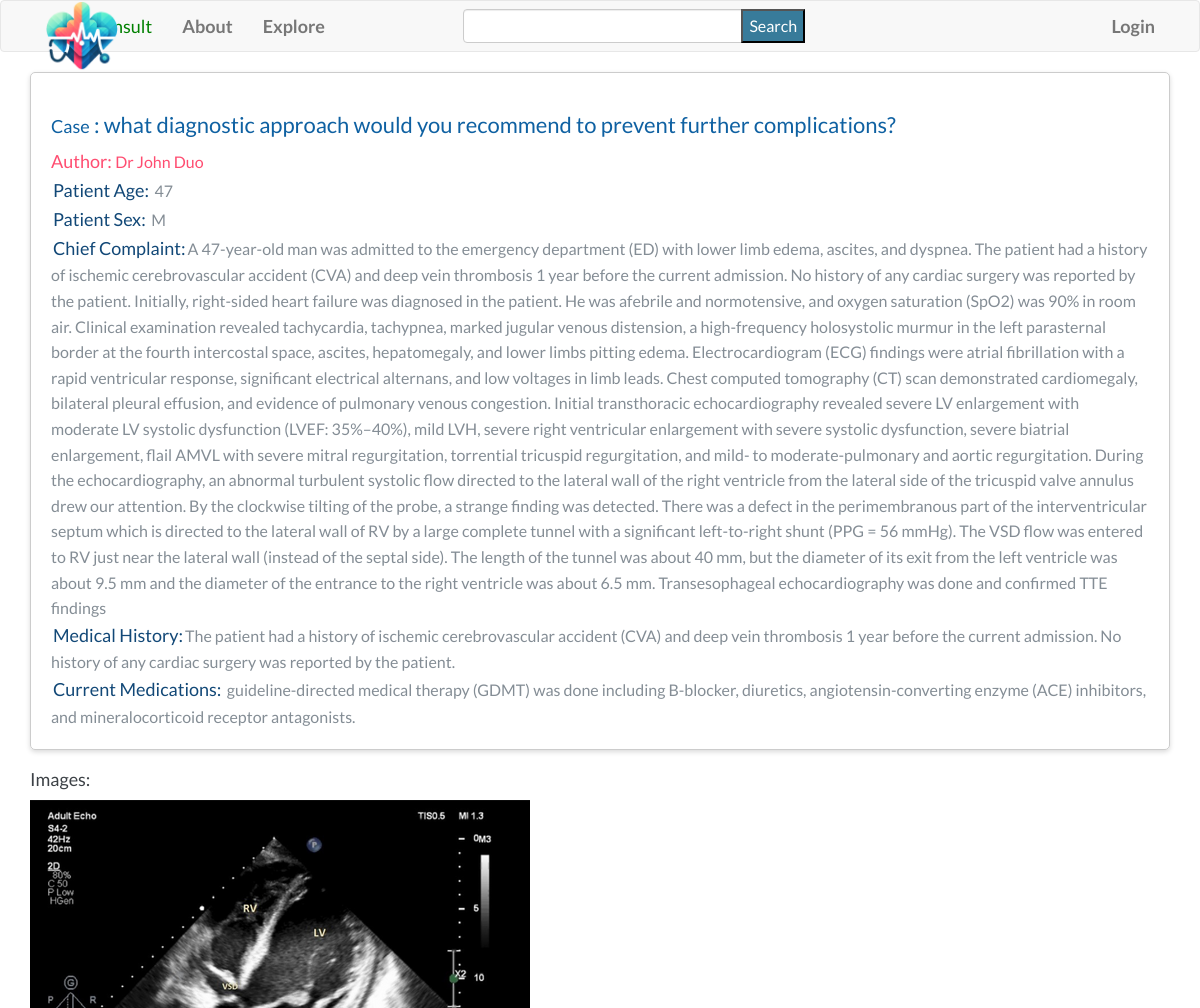
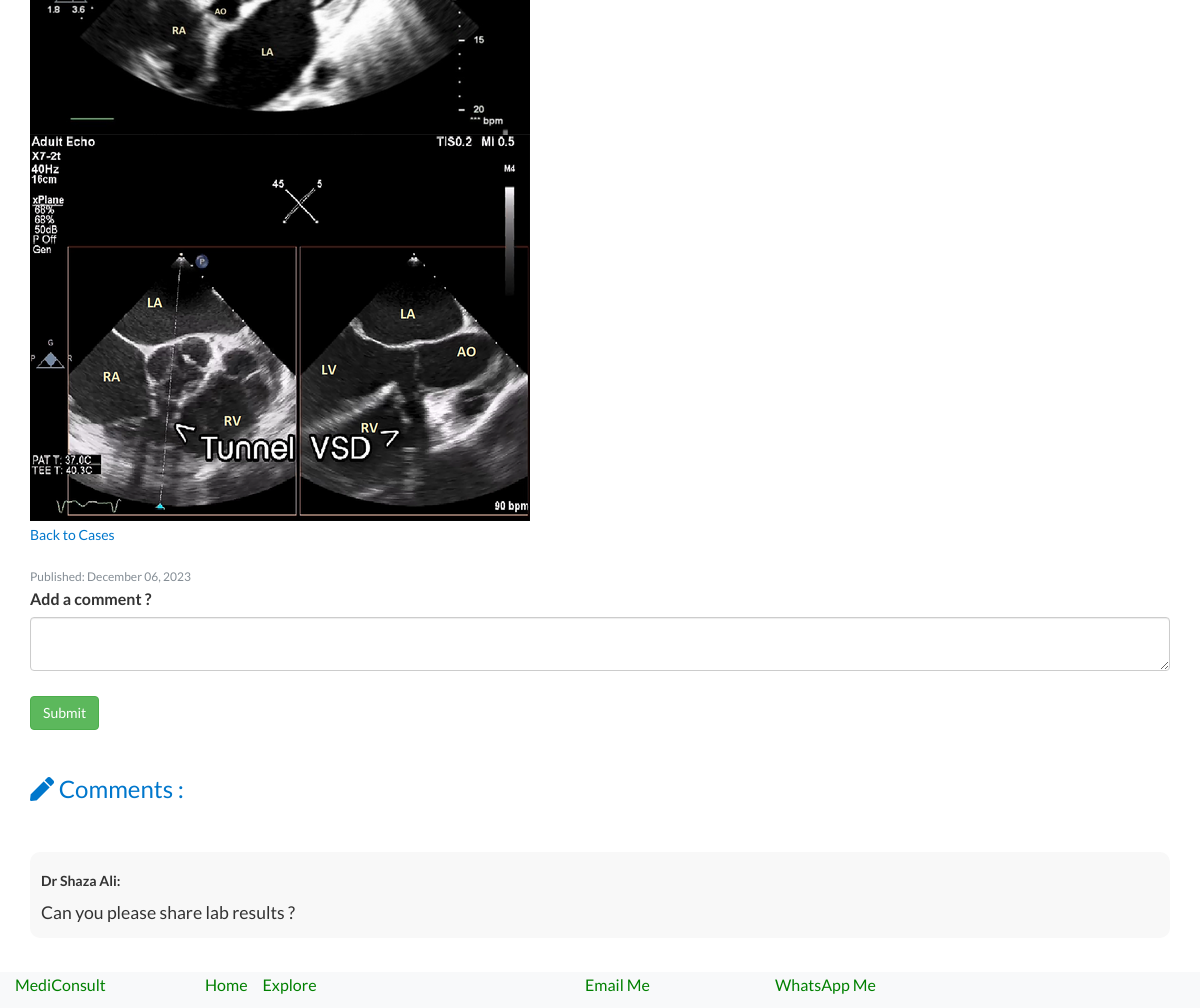
The app's page /show_case/1 with its own data (2 pictures, top to bottom).
### app/models.py (models this page shows, shortened)
class Case(db.Model):
    id = db.Column(db.Integer, primary_key=True)
    title = db.Column(db.String(140))
    question = db.Column(db.String(140))
    patient_age = db.Column(db.String(20))
    patient_sex = db.Column(db.String(10))
    chief_complaint = db.Column(db.Text)
    medical_history = db.Column(db.Text)
    current_medications = db.Column(db.Text)
    image_files = db.Column(db.String(255))  # Store file paths for images
    lab_files = db.Column(db.String(255))  # Store file paths for lab files
    timestamp = db.Column(db.DateTime, index=True, default=datetime.utcnow)
    user_id = db.Column(db.Integer, db.ForeignKey('user.id'))
    comments = db.relationship('Comment', backref='case', lazy='dynamic')
    def get_images(self):
        return self.image_files.split(',') if self.image_files else []
    def get_lab_files(self):
        return self.lab_files.split(",") if self.lab_files else []

class User(UserMixin,db.Model):
    id = db.Column(db.Integer, primary_key=True)
    username = db.Column(db.String(65), index=True, unique=True)
    email = db.Column(db.String(120), index=True, unique=True)
    password_hash = db.Column(db.String(128))
    bio = db.Column(db.String(200))
    medical_degree = db.Column(db.String(100))
    speciality = db.Column(db.String(100))
    licenses = db.Column(db.String(200))
    last_seen = db.Column(db.DateTime, default=datetime.utcnow)
    cases = db.relationship('Case', backref='author', lazy="dynamic")
    followed = db.relationship(
        'User',
        secondary=followers,
        primaryjoin=(followers.c.follower_id == id),
        secondaryjoin=(followers.c.followed_id == id),
        backref=db.backref('followers',lazy='dynamic'),
        lazy='dynamic'
        )
    comments= db.relationship('Comment', backref='author', lazy='dynamic')

class Comment(db.Model):
    id = db.Column(db.Integer, primary_key=True)
    text = db.Column(db.Text)
    timestamp = db.Column(db.DateTime, index=True, default=datetime.utcnow)
    user_id = db.Column(db.Integer, db.ForeignKey('user.id'))
    case_id = db.Column(db.Integer, db.ForeignKey('case.id'))

### app/routes.py (the view, shortened to what this page needs)
@app.route("/show_case/<case_id>", methods=['GET', 'POST'])
def show_case(case_id):
    case = Case.query.get_or_404(case_id)
    comments = case.comments.order_by(Comment.timestamp.desc())
    form = CommentForm()
    if case:
        comments = case.comments.order_by(Comment.timestamp.desc())
        return render_template('show_case.html', title=case.title, case=case, form=form, comments=comments)

### forms.py
class SearchForm(FlaskForm):
    query = StringField('Query', validators=[DataRequired()])
    submit = SubmitField('Search')

class CommentForm(FlaskForm):
    text = TextAreaField('Leave a comment', validators=[DataRequired()])
    submit = SubmitField('Submit')

### app/routes.py (called while the page is built)
@app.before_request
def before_request():
    g.search_form = SearchForm()
    if current_user.is_authenticated:
        current_user.last_seen = datetime.utcnow()
        db.session.commit()

@app.context_processor
def inject_search_form():
    return {'search_form': SearchForm()}

### app/templates/show_case.html (shortened to what this page needs)
{% extends "base.html" %}
{% import 'bootstrap/wtf.html' as wtf %}
{% block head %}
    {{ super() }}
    <link rel="stylesheet" href="{{ url_for('static', filename='css/show_case.css') }}">
{% endblock %}
{% block app_content %}
<div class="case-card">
  <h1 class="case-title"><span>Case</span> : {{ case.title }}</h1>
  <p class="case-author" style="color:#FF4D71;"><span>Author: </span>{{ case.author.username }}</p>
  <p class="case-detail""><span style="color:#124877;padding:2px;">Patient Age: </span>{{ case.patient_age }}</p>
  <p class="case-detail""><span style="color:#124877;padding:2px;">Patient Sex: </span>{{ case.patient_sex }}</p>
  <p class="case-detail""><span style="color:#124877;padding:2px;">Chief Complaint:</span>{{ case.chief_complaint }}</p>
  <p class="case-detail""><span style="color:#124877;padding:2px;">Medical History:</span>{{ case.medical_history }}</p>
  <p class="case-detail""><span style="color:#124877;padding:2px;">Current Medications: </span>{{ case.current_medications }}</p>
</div>
{% if case.get_images() %}
  <h2 class="case-subtitle">Images:</h2>
  <ul class="case-images">
    {% for image_path in case.get_images() %}
      <li>
        <img class="case-image" src="{{ url_for('static', filename=image_path) }}" alt="Image">
      </li>
    {% endfor %}
  </ul>
{% endif %}
<p><a class="case-back-link" href="{{ url_for('explore') }}">Back to Cases</a></p>
<p class="case-date">Published: {{ case.timestamp.strftime('%B %d, %Y') }}</p>
<div class="comment_form">
  <form action="{{ url_for('show_case', case_id=case.id) }}" method="post">
    <label for="comments">Add a comment ?</label>
    {{ form.text(class="form-control") }}
    <br>
    <button type="submit" class="btn btn-success">Submit</button>
  </form>
</div>
<h3 style="color:#07c; "><i class="fas fa-pen"></i> Comments :</h3>
{% for comment in comments %}
<div class="card comments">
  <div class="card-body">
    <h5 class="card-title">
        <strong>{{ comment.author.username }}:</strong>
    </h5>
        <p class="card-text">{{ comment.text }}</p>
  </div>
</div>{% endfor %}
{% endblock %}

### app/static/css/base.css (style rules this page uses)
body, ul, li, p { margin: 0; padding: 0; }
body { margin: 0 !important; padding: 0; font-family: 'Lato', sans-serif; line-height: 1.6; font-size: 16px; min-height: 100vh; overflow-x: hidden; padding-bottom: 60px; }
a { text-decoration: none; }
.card { border: 1px solid transparent; border-radius: 10px; padding: 4px 22px; font-size: 1.1em; height: 20%; min-height: 212px; flex: 1 0 auto; }
li { list-style-type: none; }
#search_submit { position: absolute; top: 0; right: 0; background-color: #387B9A; height: 100%; color: white; }

### app/static/css/show_case.css (style rules this page uses)
.case-card { border: 1px solid #ccc; border-radius: 5px; padding: 20px; margin-bottom: 20px; box-shadow: 0 2px 5px rgba(0, 0, 0, 0.15); }
.case-card span { font-size: 18px; }
.case-title { font-size: 22px; color: #0f61a2; margin-bottom: 10px; }
.case-author, .case-detail { font-size: 16px; color: #848d95; }
.case-subtitle { font-size: 18px; color: #3c4146; margin-top: 20px; }
.case-date { font-size: 12px; color: #848d95; margin-top: 20px; }
.case-back-link { color: #07c; text-decoration: none; font-size: 14px; }
.comments { background-color: #F8F8F8; margin-top: 5rem; min-height: 15px; padding: 10px; margin-bottom: 10px; }

### records on screen
Case: title "what diagnostic approach would you recommend to prevent further complications?", patient_age "47", patient_sex "M", chief_complaint "A 47-year-old man was admitted to the emergency department (ED) with lower limb edema, ascites, and dyspnea. The patient had a history of ischemic cerebrovascular accident (CVA) and deep vein thrombosis 1 year before the current admission. No history of any cardiac surgery was reported by the patient. Initially, right-sided heart failure was diagnosed in the patient. He was afebrile and normotensive, and oxygen saturation (SpO2) was 90% in room air. Clinical examination revealed tachycardia, tachypnea, marked jugular venous distension, a high-frequency holosystolic murmur in the left parasternal border at the fourth intercostal space, ascites, hepatomegaly, and lower limbs pitting edema.…", medical_history "The patient had a history of ischemic cerebrovascular accident (CVA) and deep vein thrombosis 1 year before the current admission. No history of any cardiac surgery was reported by the patient.", current_medications "guideline-directed medical therapy (GDMT) was done including B-blocker, diuretics, angiotensin-converting enzyme (ACE) inhibitors, and mineralocorticoid receptor antagonists.", timestamp "December 06, 2023"
User: author.username "Dr John Duo"
Comment: author.username "Dr Shaza Ali", text "Can you please share lab results ?"
